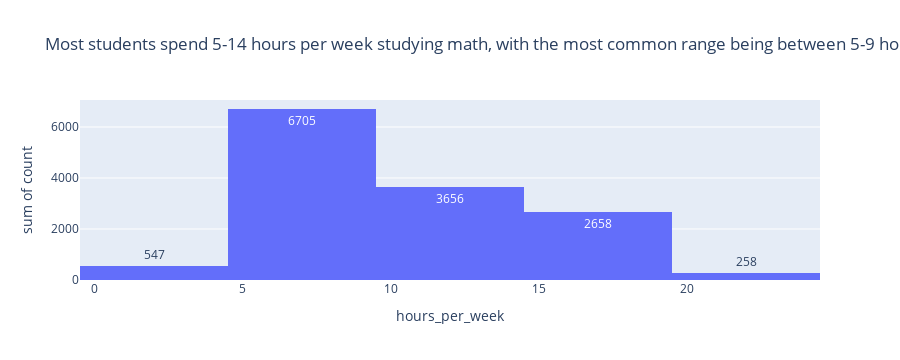

The code cell stored with this chart in its notebook:
### Code cell
# What's the breakdown of the students' weekly study hours?
study_hours = score['hours_per_week'].value_counts().reset_index()
px.histogram(study_hours,x='hours_per_week',y='count',text_auto=True,title='Most students spend 5-14 hours per week studying math, with the most common range being between 5-9 hours.')

### Figure 1 — Plotly figure (JSON) as saved in the notebook; plotly's stock layout.template omitted (floating-point values rounded to 4 significant figures)
{"data": [{"alignmentgroup": "True", "bingroup": "x", "histfunc": "sum", "hovertemplate": "hours_per_week=%{x}<br>sum of count=%{y}<extra></extra>", "legendgroup": "", "marker": {"color": "#636efa", "pattern": {"shape": ""}}, "name": "", "offsetgroup": "", "orientation": "v", "showlegend": false, "texttemplate": "%{value}", "type": "histogram", "x": [8, 7, 6, 9, 10, 5, 14, 13, 12, 11, 15, 17, 18, 16, 19, 20, 4, 1, 3, 2, 0], "xaxis": "x", "y": [1536, 1532, 1431, 1399, 1059, 807, 678, 653, 635, 631, 587, 528, 526, 512, 505, 258, 134, 129, 119, 114, 51], "yaxis": "y"}], "layout": {"barmode": "relative", "height": 360, "legend": {"tracegroupgap": 0}, "title": {"text": "Most students spend 5-14 hours per week studying math, with the most common range being between 5-9 hours."}, "xaxis": {"anchor": "y", "autorange": true, "domain": [0, 1], "range": [-0.5, 24.5], "title": {"text": "hours_per_week"}, "type": "linear"}, "yaxis": {"anchor": "x", "autorange": true, "domain": [0, 1], "range": [0, 7058.0], "title": {"text": "sum of count"}, "type": "linear"}}}
